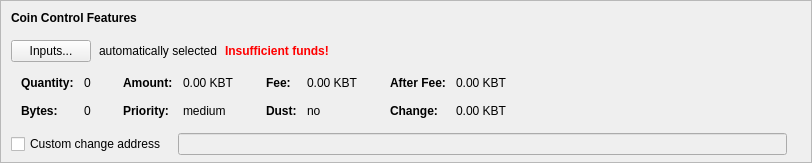
    <widget class="QFrame" name="frameCoinControl">
     <property name="sizePolicy">
      <sizepolicy hsizetype="Expanding" vsizetype="Expanding">
       <horstretch>0</horstretch>
       <verstretch>0</verstretch>
      </sizepolicy>
     </property>
     <property name="maximumSize">
      <size>
       <width>16777215</width>
       <height>16777215</height>
      </size>
     </property>
     <property name="frameShape">
      <enum>QFrame::StyledPanel</enum>
     </property>
     <property name="frameShadow">
      <enum>QFrame::Sunken</enum>
     </property>
     <layout class="QVBoxLayout" name="verticalLayoutCoinControl2">
      <property name="spacing">
       <number>0</number>
      </property>
      <property name="leftMargin">
       <number>0</number>
      </property>
      <property name="topMargin">
       <number>0</number>
      </property>
      <property name="rightMargin">
       <number>0</number>
      </property>
      <property name="bottomMargin">
       <number>6</number>
      </property>
      <item>
       <layout class="QVBoxLayout" name="verticalLayoutCoinControl" stretch="0,0,0,0,1">
        <property name="spacing">
         <number>0</number>
        </property>
        <property name="leftMargin">
         <number>10</number>
        </property>
        <property name="topMargin">
         <number>10</number>
        </property>
        <item>
         <layout class="QHBoxLayout" name="horizontalLayoutCoinControl1">
          <property name="bottomMargin">
           <number>15</number>
          </property>
          <item>
           <widget class="QLabel" name="labelCoinControlFeatures">
            <property name="sizePolicy">
             <sizepolicy hsizetype="Preferred" vsizetype="Maximum">
              <horstretch>0</horstretch>
              <verstretch>0</verstretch>
             </sizepolicy>
            </property>
            <property name="font">
             <font>
              <weight>75</weight>
              <bold>true</bold>
             </font>
            </property>
            <property name="styleSheet">
             <string notr="true">font-weight:bold;</string>
            </property>
            <property name="text">
             <string>Coin Control Features</string>
            </property>
           </widget>
          </item>
         </layout>
        </item>
        <item>
         <layout class="QHBoxLayout" name="horizontalLayoutCoinControl2" stretch="0,0,0,0">
          <property name="spacing">
           <number>8</number>
          </property>
          <property name="bottomMargin">
           <number>10</number>
          </property>
          <item>
           <widget class="QPushButton" name="pushButtonCoinControl">
            <property name="styleSheet">
             <string notr="true"/>
            </property>
            <property name="text">
             <string>Inputs...</string>
            </property>
            <property name="autoDefault">
             <bool>false</bool>
            </property>
           </widget>
          </item>
          <item>
           <widget class="QLabel" name="labelCoinControlAutomaticallySelected">
            <property name="text">
             <string>automatically selected</string>
            </property>
            <property name="margin">
             <number>5</number>
            </property>
           </widget>
          </item>
          <item>
           <widget class="QLabel" name="labelCoinControlInsuffFunds">
            <property name="font">
             <font>
              <weight>75</weight>
              <bold>true</bold>
             </font>
            </property>
            <property name="styleSheet">
             <string notr="true">color:red;font-weight:bold;</string>
            </property>
            <property name="text">
             <string>Insufficient funds!</string>
            </property>
            <property name="margin">
             <number>5</number>
            </property>
           </widget>
          </item>
          <item>
           <spacer name="horizontalSpacerCoinControl">
            <property name="orientation">
             <enum>Qt::Horizontal</enum>
            </property>
            <property name="sizeHint" stdset="0">
             <size>
              <width>40</width>
              <height>1</height>
             </size>
            </property>
           </spacer>
          </item>
         </layout>
        </item>
        <item>
         <widget class="QWidget" name="widgetCoinControl" native="true">
          <property name="sizePolicy">
           <sizepolicy hsizetype="Preferred" vsizetype="Preferred">
            <horstretch>0</horstretch>
            <verstretch>0</verstretch>
           </sizepolicy>
          </property>
          <property name="minimumSize">
           <size>
            <width>0</width>
            <height>0</height>
           </size>
          </property>
          <property name="styleSheet">
           <string notr="true"/>
          </property>
          <layout class="QHBoxLayout" name="horizontalLayoutCoinControl5">
           <property name="leftMargin">
            <number>0</number>
           </property>
           <property name="topMargin">
            <number>0</number>
           </property>
           <property name="rightMargin">
            <number>0</number>
           </property>
           <property name="bottomMargin">
            <number>0</number>
           </property>
           <item>
            <layout class="QHBoxLayout" name="horizontalLayoutCoinControl3" stretch="0,0,0,1">
             <property name="spacing">
              <number>20</number>
             </property>
             <property name="topMargin">
              <number>0</number>
             </property>
             <property name="bottomMargin">
              <number>10</number>
             </property>
             <item>
              <layout class="QFormLayout" name="formLayoutCoinControl1">
               <property name="horizontalSpacing">
                <number>10</number>
               </property>
               <property name="verticalSpacing">
                <number>14</number>
               </property>
               <property name="leftMargin">
                <number>10</number>
               </property>
               <property name="topMargin">
                <number>4</number>
               </property>
               <property name="rightMargin">
                <number>6</number>
               </property>
               <item row="0" column="0">
                <widget class="QLabel" name="labelCoinControlQuantityText">
                 <property name="font">
                  <font>
                   <weight>75</weight>
                   <bold>true</bold>
                  </font>
                 </property>
                 <property name="text">
                  <string>Quantity:</string>
                 </property>
                 <property name="margin">
                  <number>0</number>
                 </property>
                </widget>
               </item>
               <item row="0" column="1">
                <widget class="QLabel" name="labelCoinControlQuantity">
                 <property name="cursor">
                  <cursorShape>IBeamCursor</cursorShape>
                 </property>
                 <property name="contextMenuPolicy">
                  <enum>Qt::ActionsContextMenu</enum>
                 </property>
                 <property name="text">
                  <string notr="true">0</string>
                 </property>
                 <property name="margin">
                  <number>0</number>
                 </property>
                 <property name="textInteractionFlags">
                  <set>Qt::LinksAccessibleByMouse|Qt::TextSelectableByKeyboard|Qt::TextSelectableByMouse</set>
                 </property>
                </widget>
               </item>
               <item row="1" column="0">
                <widget class="QLabel" name="labelCoinControlBytesText">
                 <property name="font">
                  <font>
                   <weight>75</weight>
                   <bold>true</bold>
                  </font>
                 </property>
                 <property name="text">
                  <string>Bytes:</string>
                 </property>
                </widget>
               </item>
               <item row="1" column="1">
                <widget class="QLabel" name="labelCoinControlBytes">
                 <property name="cursor">
                  <cursorShape>IBeamCursor</cursorShape>
                 </property>
                 <property name="contextMenuPolicy">
                  <enum>Qt::ActionsContextMenu</enum>
                 </property>
                 <property name="text">
                  <string notr="true">0</string>
                 </property>
                 <property name="textInteractionFlags">
                  <set>Qt::LinksAccessibleByMouse|Qt::TextSelectableByKeyboard|Qt::TextSelectableByMouse</set>
                 </property>
                </widget>
               </item>
              </layout>
             </item>
             <item>
              <layout class="QFormLayout" name="formLayoutCoinControl2">
               <property name="horizontalSpacing">
                <number>10</number>
               </property>
               <property name="verticalSpacing">
                <number>14</number>
               </property>
               <property name="leftMargin">
                <number>6</number>
               </property>
               <property name="topMargin">
                <number>4</number>
               </property>
               <property name="rightMargin">
                <number>6</number>
               </property>
               <item row="0" column="0">
                <widget class="QLabel" name="labelCoinControlAmountText">
                 <property name="font">
                  <font>
                   <weight>75</weight>
                   <bold>true</bold>
                  </font>
                 </property>
                 <property name="text">
                  <string>Amount:</string>
                 </property>
                 <property name="margin">
                  <number>0</number>
                 </property>
                </widget>
               </item>
               <item row="0" column="1">
                <widget class="QLabel" name="labelCoinControlAmount">
                 <property name="cursor">
                  <cursorShape>IBeamCursor</cursorShape>
                 </property>
                 <property name="contextMenuPolicy">
                  <enum>Qt::ActionsContextMenu</enum>
                 </property>
                 <property name="text">
                  <string notr="true">0.00 KBT</string>
                 </property>
                 <property name="textInteractionFlags">
                  <set>Qt::LinksAccessibleByMouse|Qt::TextSelectableByKeyboard|Qt::TextSelectableByMouse</set>
                 </property>
                </widget>
               </item>
               <item row="1" column="0">
                <widget class="QLabel" name="labelCoinControlPriorityText">
                 <property name="font">
                  <font>
                   <weight>75</weight>
                   <bold>true</bold>
                  </font>
                 </property>
                 <property name="text">
                  <string>Priority:</string>
                 </property>
                </widget>
               </item>
               <item row="1" column="1">
                <widget class="QLabel" name="labelCoinControlPriority">
                 <property name="cursor">
                  <cursorShape>IBeamCursor</cursorShape>
                 </property>
                 <property name="contextMenuPolicy">
                  <enum>Qt::ActionsContextMenu</enum>
                 </property>
                 <property name="text">
                  <string notr="true">medium</string>
                 </property>
                 <property name="textInteractionFlags">
                  <set>Qt::LinksAccessibleByMouse|Qt::TextSelectableByKeyboard|Qt::TextSelectableByMouse</set>
                 </property>
                </widget>
               </item>
              </layout>
             </item>
             <item>
              <layout class="QFormLayout" name="formLayoutCoinControl3">
               <property name="horizontalSpacing">
                <number>10</number>
               </property>
               <property name="verticalSpacing">
                <number>14</number>
               </property>
               <property name="leftMargin">
                <number>6</number>
               </property>
               <property name="topMargin">
                <number>4</number>
               </property>
               <property name="rightMargin">
                <number>6</number>
               </property>
               <item row="0" column="0">
                <widget class="QLabel" name="labelCoinControlFeeText">
                 <property name="font">
                  <font>
                   <weight>75</weight>
                   <bold>true</bold>
                  </font>
                 </property>
                 <property name="text">
                  <string>Fee:</string>
                 </property>
                 <property name="margin">
                  <number>0</number>
                 </property>
                </widget>
               </item>
               <item row="0" column="1">
                <widget class="QLabel" name="labelCoinControlFee">
                 <property name="cursor">
                  <cursorShape>IBeamCursor</cursorShape>
                 </property>
                 <property name="contextMenuPolicy">
                  <enum>Qt::ActionsContextMenu</enum>
                 </property>
                 <property name="text">
                  <string notr="true">0.00 KBT</string>
                 </property>
                 <property name="textInteractionFlags">
                  <set>Qt::LinksAccessibleByMouse|Qt::TextSelectableByKeyboard|Qt::TextSelectableByMouse</set>
                 </property>
                </widget>
               </item>
               <item row="1" column="0">
                <widget class="QLabel" name="labelCoinControlLowOutputText">
                 <property name="font">
                  <font>
                   <weight>75</weight>
                   <bold>true</bold>
                  </font>
                 </property>
                 <property name="text">
                  <string>Dust:</string>
                 </property>
                </widget>
               </item>
               <item row="1" column="1">
                <widget class="QLabel" name="labelCoinControlLowOutput">
                 <property name="cursor">
                  <cursorShape>IBeamCursor</cursorShape>
                 </property>
                 <property name="contextMenuPolicy">
                  <enum>Qt::ActionsContextMenu</enum>
                 </property>
                 <property name="text">
                  <string notr="true">no</string>
                 </property>
                 <property name="textInteractionFlags">
                  <set>Qt::LinksAccessibleByMouse|Qt::TextSelectableByKeyboard|Qt::TextSelectableByMouse</set>
                 </property>
                </widget>
               </item>
              </layout>
             </item>
             <item>
              <layout class="QFormLayout" name="formLayoutCoinControl4">
               <property name="horizontalSpacing">
                <number>10</number>
               </property>
               <property name="verticalSpacing">
                <number>14</number>
               </property>
               <property name="leftMargin">
                <number>6</number>
               </property>
               <property name="topMargin">
                <number>4</number>
               </property>
               <property name="rightMargin">
                <number>6</number>
               </property>
               <item row="0" column="0">
                <widget class="QLabel" name="labelCoinControlAfterFeeText">
                 <property name="font">
                  <font>
                   <weight>75</weight>
                   <bold>true</bold>
                  </font>
                 </property>
                 <property name="text">
                  <string>After Fee:</string>
                 </property>
                 <property name="margin">
                  <number>0</number>
                 </property>
                </widget>
               </item>
               <item row="0" column="1">
                <widget class="QLabel" name="labelCoinControlAfterFee">
                 <property name="cursor">
                  <cursorShape>IBeamCursor</cursorShape>
                 </property>
                 <property name="contextMenuPolicy">
                  <enum>Qt::ActionsContextMenu</enum>
                 </property>
                 <property name="text">
                  <string notr="true">0.00 KBT</string>
                 </property>
                 <property name="textInteractionFlags">
                  <set>Qt::LinksAccessibleByMouse|Qt::TextSelectableByKeyboard|Qt::TextSelectableByMouse</set>
                 </property>
                </widget>
               </item>
               <item row="1" column="0">
                <widget class="QLabel" name="labelCoinControlChangeText">
                 <property name="font">
                  <font>
                   <weight>75</weight>
                   <bold>true</bold>
                  </font>
                 </property>
                 <property name="text">
                  <string>Change:</string>
                 </property>
                </widget>
               </item>
               <item row="1" column="1">
                <widget class="QLabel" name="labelCoinControlChange">
                 <property name="cursor">
                  <cursorShape>IBeamCursor</cursorShape>
                 </property>
                 <property name="contextMenuPolicy">
                  <enum>Qt::ActionsContextMenu</enum>
                 </property>
                 <property name="text">
                  <string notr="true">0.00 KBT</string>
                 </property>
                 <property name="textInteractionFlags">
                  <set>Qt::LinksAccessibleByMouse|Qt::TextSelectableByKeyboard|Qt::TextSelectableByMouse</set>
                 </property>
                </widget>
               </item>
              </layout>
             </item>
            </layout>
           </item>
          </layout>
         </widget>
        </item>
        <item>
         <layout class="QHBoxLayout" name="horizontalLayoutCoinControl4" stretch="0,0,0">
          <property name="spacing">
           <number>12</number>
          </property>
          <property name="sizeConstraint">
           <enum>QLayout::SetDefaultConstraint</enum>
          </property>
          <property name="topMargin">
           <number>5</number>
          </property>
          <property name="rightMargin">
           <number>5</number>
          </property>
          <item>
           <widget class="QCheckBox" name="checkBoxCoinControlChange">
            <property name="toolTip">
             <string>If this is activated, but the change address is empty or invalid, change will be sent to a newly generated address.</string>
            </property>
            <property name="text">
             <string>Custom change address</string>
            </property>
           </widget>
          </item>
          <item>
           <widget class="QValidatedLineEdit" name="lineEditCoinControlChange">
            <property name="enabled">
             <bool>false</bool>
            </property>
            <property name="sizePolicy">
             <sizepolicy hsizetype="Expanding" vsizetype="Fixed">
              <horstretch>0</horstretch>
              <verstretch>0</verstretch>
             </sizepolicy>
            </property>
           </widget>
          </item>
          <item>
           <widget class="QLabel" name="labelCoinControlChangeLabel">
            <property name="sizePolicy">
             <sizepolicy hsizetype="Preferred" vsizetype="Expanding">
              <horstretch>0</horstretch>
              <verstretch>0</verstretch>
             </sizepolicy>
            </property>
            <property name="minimumSize">
             <size>
              <width>0</width>
              <height>0</height>
             </size>
            </property>
            <property name="text">
             <string/>
            </property>
            <property name="margin">
             <number>3</number>
            </property>
           </widget>
          </item>
         </layout>
        </item>
        <item>
         <spacer name="verticalSpacerCoinControl">
          <property name="orientation">
           <enum>Qt::Vertical</enum>
          </property>
          <property name="sizeHint" stdset="0">
           <size>
            <width>800</width>
            <height>1</height>
           </size>
          </property>
         </spacer>
        </item>
       </layout>
      </item>
     </layout>
    </widget>
